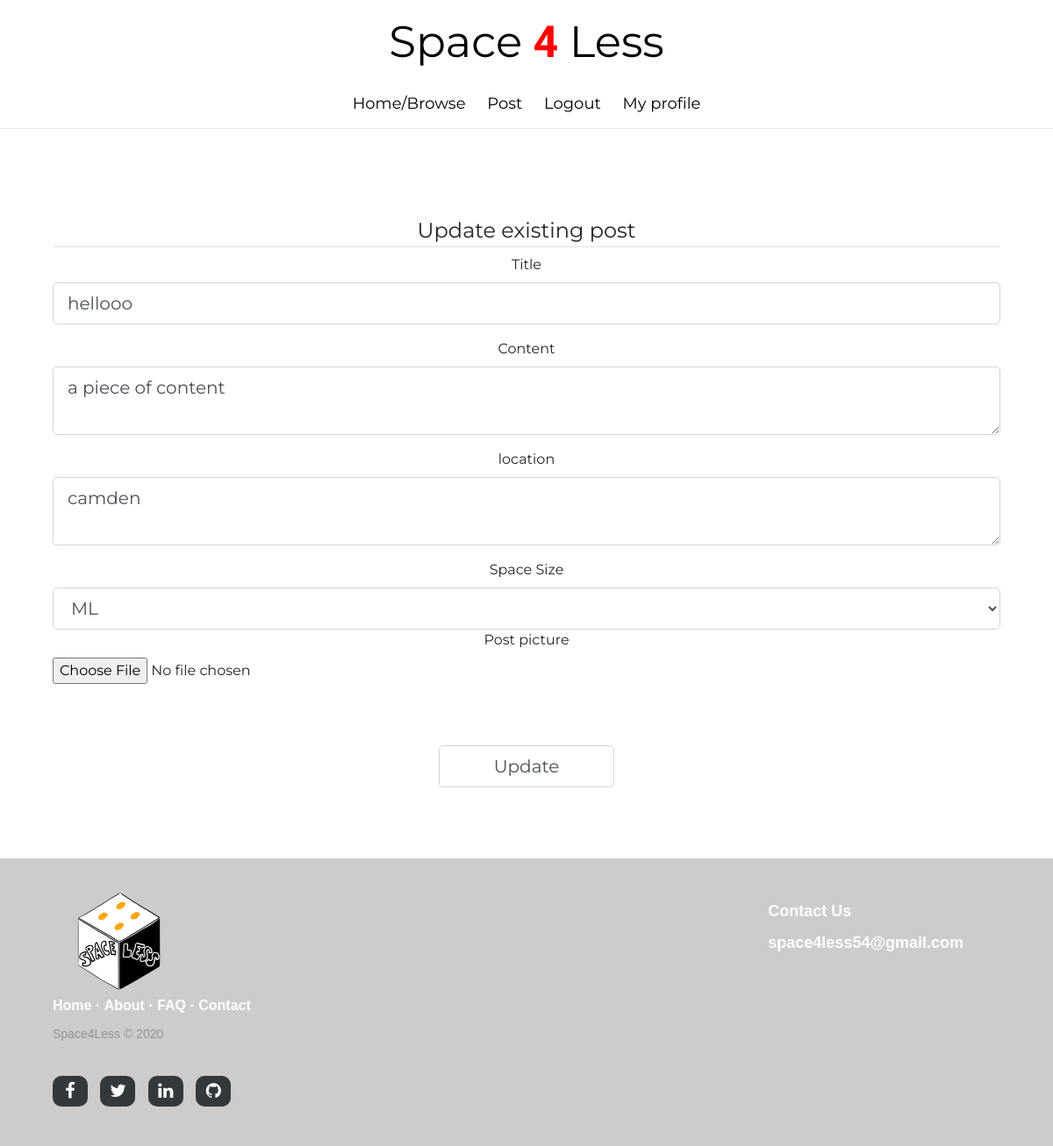
The page /update_post/1 (signed in) on the database its author committed.
### app/models.py (models this page shows, shortened)
class Post(db.Model):
    __tablename__ = 'post'
    post_id = db.Column(db.Integer, primary_key=True)
    title = db.Column(db.String(30), nullable=False)
    date_posted = db.Column(db.DateTime, nullable=False, default=datetime.utcnow)
    image = db.Column(db.String(30), nullable=True, default='default.png')
    location = db.Column(db.String(50), nullable=False)
    space_size = db.Column(db.String(15), nullable=False)
    content = db.Column(db.String(30), nullable=False)
    user_id = db.Column(db.Integer, ForeignKey('user.user_id'), nullable=False)
    bookings = db.relationship('Book')
    comments = db.relationship('Comment')

### app/posts/routes.py (the view)
@bp_posts.route("/update_post/<postid>", methods=['GET', 'POST'])
@role_required('property_owner')
def update_post(postid):
    post_obj = Post.query.get(postid)
    form_updatePost = UpdatePostForm()
    if form_updatePost.validate_on_submit():
        if form_updatePost.picture_for_posts.data:
            file = request.files['picture_for_posts']
            pic = saving_pictures_post(file)
            post_obj.image = pic
        post_obj.title = form_updatePost.title.data
        post_obj.content = form_updatePost.content.data
        post_obj.location = form_updatePost.location.data
        post_obj.space_size = form_updatePost.space_size.data
        db.session.commit()
        flash('You have successfully updated your post!', 'success')
        return redirect(url_for('user.my_posts'))
    elif request.method == 'GET':
        form_updatePost.title.data = post_obj.title
        form_updatePost.content.data = post_obj.content
        form_updatePost.location.data = post_obj.location
        form_updatePost.space_size.data = post_obj.space_size
    return render_template('update_post.html', title='Update a post', form=form_updatePost)

### app/posts/forms.py
class UpdatePostForm(FlaskForm):
    title = StringField('Title',
                        validators=[DataRequired()])
    content = TextAreaField('Content',
                            validators=[DataRequired()])
    location = TextAreaField('location', validators=[DataRequired()])
    space_size = SelectField('Space Size', default=('0', 'Select'), choices=[('0', 'Select'), ('Extra Small', 'XS'),
                                                                             ('Small', 'S'), ('Medium', 'M'),
                                                                             ('Medium Large', 'ML'), ('Large', 'L'),
                                                                             ('Extra Large', 'XL')])
    picture_for_posts = FileField('Post picture',
                                  validators=[FileAllowed(['jpg', 'png'])]
                                  )
    submit = SubmitField('Update')

### app/main/routes.py (called while the page is built)
def role_required(required_role):
    def has_role(current_user):
        return current_user.roles == required_role
    def role_decorator(func):
        @wraps(func)
        def function_wrapper(*args, **kwargs):
            if has_role(current_user):
                func(*args, **kwargs)
                return func(*args, **kwargs)
            else:
                return render_template('role.html', required_role=required_role)
        return function_wrapper
    return role_decorator

### app/models.py (called while the page is built)
@login.user_loader
def load_user(user_id):
    return User.query.get(int(user_id))

### app/templates/update_post.html (shortened to what this page needs)
{% extends 'layout.html' %}
{% block content %}
    <div class="content-section">
        <form method="POST" novalidate enctype="multipart/form-data">
            <fieldset class="form-design">
                <legend class="border-bottom">Update existing post</legend>
                <div class="form-group">
                    {{ form.title.label(class="form-control-label") }}
                    {% if form.title.errors %}
                        <br>
                        {{ form.title(class="form-control form-control-lg is-invalid") }}
                        <div class="invalid-feedback">
                            {% for error in form.title.errors %}
                                <span>{{ error }}</span>
                            {% endfor %}
                        </div>
                    {% else %}
                        <br>
                        {{ form.title(class="form-control form-control-lg") }}
                    {% endif %}
                </div>
                <div class="form-group">
                    {{ form.content.label(class="form-control-label") }}
                    {% if form.content.errors %}
                        <br>
                        {{ form.content(class="form-control form-control-lg is-invalid") }}
                        <div class="invalid-feedback">
                            {% for error in form.content.errors %}
                                <span>{{ error }}</span>
                            {% endfor %}
                        </div>
                    {% else %}
                        <br>
                        {{ form.content(class="form-control form-control-lg") }}
                    {% endif %}
                </div>
                <div class="form-group">
                    {{ form.location.label(class="form-control-label") }}
                    {% if form.location.errors %}
                        <br>
                        {{ form.locationa(class="form-control form-control-lg is-invalid") }}
                        <div class="invalid-feedback">
                            {% for error in form.location.errors %}
                                <span>{{ error }}</span>
                            {% endfor %}
                        </div>
                    {% else %}
                        <br>
                        {{ form.location(class="form-control form-control-lg") }}
                    {% endif %}
                </div>
                <div class="dropdownmenu">
                    {{ form.space_size.label(class="form-control-label") }}
                    {% if form.space_size.errors %}
                        <br>
                        {{ form.space_size(class="form-control form-control-lg is-invalid") }}
                        <div class="invalid-feedback">
                            {% for error in form.space_size.errors %}
                                <span>{{ error }}</span>
                            {% endfor %}
                        </div>
                    {% else %}
                        <br>
                        {{ form.space_size(class="form-control form-control-lg") }}
                    {% endif %}
                </div>
                <div class="form-group">
                    {{ form.picture_for_posts.label() }}
                    {% if form.picture_for_posts.errors %}
                        <br>
                        {{ form.picture_for_posts(class="form-control-file is-invalid") }}
                        <div class="invalid-feedback">
                            {% for error in form.picture_for_posts.errors %}
                                <span>{{ error }}</span>
                            {% endfor %}
                        </div>
                    {% else %}
                        <br>
                        {{ form.picture_for_posts(class="form-control-file") }}
                    {% endif %}
                </div>
                <div class="attempt">
                    <p id="signupbutton">{{ form.submit(class="form-control form-control-lg") }}</p></div>
            </fieldset>
        </form>
    </div>
{% endblock %}

### app/static/design.css (style rules this page uses)
.form-design { font-family: Montserrat, sans-serif; text-align: center; padding: 0; }
.form-group { text-align: center; border: none; }
#signupbutton { padding-top: 5%; width: 200px; margin: 0 auto; text-align: center; }
.attempt { margin: 0 auto; text-align: center; }
form { padding-top: 2%; padding-bottom: 2%; background-color: white; }
* { box-sizing: border-box; }

### rows shown on the page
Post: title "hellooo", content "a piece of content", location "camden", space_size "ML"
